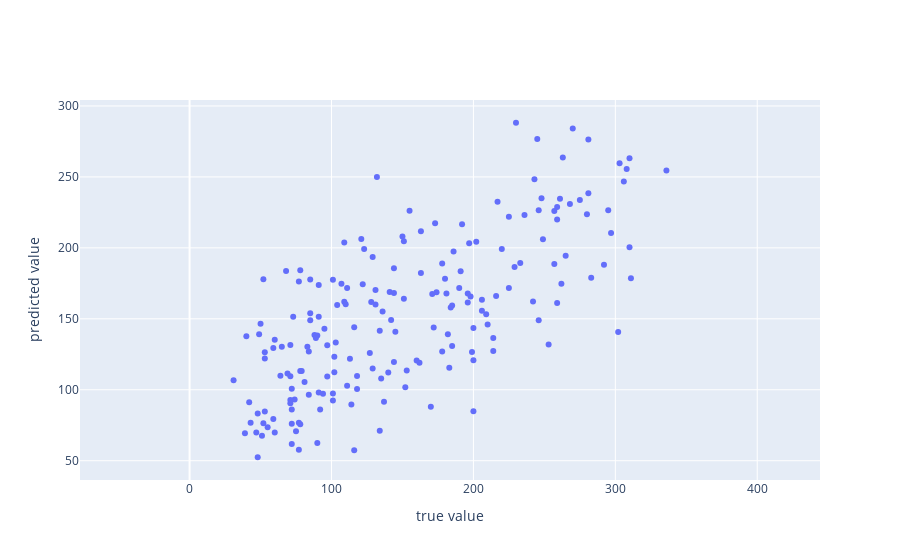

The notebook cell this image was saved under:
### Code cell
with torch.no_grad():
    test_pred = h(X_test)

fig = go.Figure(
    data=go.Scatter(
        x=y_test.squeeze(),
        y=test_pred.squeeze(),
        mode='markers'
    )
)
fig.update_xaxes(
    title='true value'
  )
fig.update_yaxes(
    title='predicted value',
    scaleanchor='x',
    scaleratio=1
  )

### Figure 1 — Plotly figure (JSON) as saved in the notebook; plotly's stock layout.template omitted (floating-point values rounded to 4 significant figures; data arrays with more than 128 entries replaced by an {"elided": "..."} marker saying what was removed)
{"data": [{"mode": "markers", "type": "scatter", "x": {"elided": "190 int values"}, "y": {"elided": "190 float values"}}], "layout": {"xaxis": {"title": {"text": "true value"}}, "yaxis": {"scaleanchor": "x", "scaleratio": 1, "title": {"text": "predicted value"}}}}
